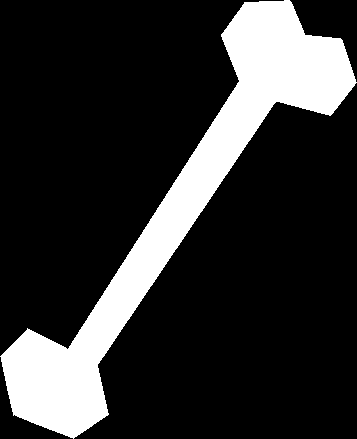
#> input picture database/Bone-6.pgm, 357 x 439 px; its folder holds 4 pictures in this run
$ jupyter execute --allow-errors curvature.ipynb   (shell and % lines are left out)   (older library calls are emulated)
#> lines starting #> are read from the running program, lines starting #| are printed output that depends on the picture; after the words box and inside, x2 and y2 are one past the last pixel; in counts of white or black regions, pixels touching at a corner belong together
[cell 1]
%pylab inline
#> (the rest of this cell did not finish here and is left out)

[cell 2]
import re

from os import walk
from os.path import join

import numpy as np
import matplotlib.pyplot as plt

from skimage.io import imread, imshow, show

# Read classes from file
labels = np.genfromtxt('../classes.csv', delimiter=',', dtype=str)
# because of space after comma we read redundant empty column
labels = np.array([l[0] for l in labels])

data_path = "../database/"
files = list()
for (dirpath, dirnames, filenames) in walk(data_path):
    files = filenames

data_images = list()
data_labels = list()
label_from_name = r"([a-zA-z]+)[-_]\d+.pgm"

# here we load all the images and find their label from filename
for f in files:
    match = re.match(label_from_name, f)
    if match:
        label = match.groups()[0]
        if label in labels:
            data_labels.append(label)
            data_images.append(imread(join(data_path, f), as_grey=True))
    else:
        # if name does not match our regexp or label is not in the list
        # of classes - not read from database
        continue

[cell 3]
"""Set of utils for input image processing."""
import math

import numpy as np

from skimage.filters.rank import median
from skimage.morphology import disk
from skimage.morphology import medial_axis
from skimage.measure import label

from scipy import interpolate

# Dictionary of increments of current pixel coordinates
# for finding a neighborhood with given connectivity
CONNECTIVITY_INC = {
    4: {
        0: (0, -1),
        1: (-1, 0),
        2: (0, 1),
        3: (1, 0)
    },
    8: {
        0: (0, -1),
        1: (-1, -1),
        2: (-1, 0),
        3: (-1, 1),
        4: (0, 1),
        5: (1, 1),
        6: (1, 0),
        7: (1, -1),
    }
}


def pad_image(im, color="b"):
    """Pad the image by one pixel."""
    if color == "b":
        padded_im = np.array(
            [np.concatenate([[0], row, [0]]) for row in im], dtype=np.uint8)
        new_row = np.zeros((1, padded_im.shape[1]), dtype=np.uint8)
        padded_im = np.concatenate([new_row, padded_im, new_row])
    else:
        raise ValueError("Padding is not implemented for thes color")
    return padded_im


def trace_border(im, connectivity=4):
    """Trace border with Moore-Neighbor Tracing."""
    border = list()
    # we pad image by one pixel from all sides
    # padding ensures us not to go out of domain
    padded_im = pad_image(im)

    background_pixel = padded_im[0][0]
    current_pixel = padded_im[0][0]
    start = None

    # find starting pixel
    for i in range(padded_im.shape[0]):
        for j in range(padded_im.shape[1]):
            if padded_im[i][j] != current_pixel:
                start = (i, j)
                border.append((i, j))
                break
        else:
            continue
            # executed if the loop ended normally (no break)
        break

    # iterations of the algo
    current_pixel = start
    direction = 0
    while (True):
        if connectivity == 8:
            i = (direction + 2) % 8
            while i != (direction + 7) % 8:
                next_pixel = (
                    current_pixel[0] + CONNECTIVITY_INC[connectivity][i][0],
                    current_pixel[1] + CONNECTIVITY_INC[connectivity][i][1])
                if padded_im[next_pixel] != background_pixel:
                    current_pixel = next_pixel
                    border.append(current_pixel)
                    direction = (i + 4) % 8
                    break
                i = (i + 1) % 8
        elif connectivity == 4:
            i = (direction + 1) % 4
            while i != (direction + 4) % 8:
                next_pixel = (
                    current_pixel[0] + CONNECTIVITY_INC[connectivity][i][0],
                    current_pixel[1] + CONNECTIVITY_INC[connectivity][i][1])
                if padded_im[next_pixel] != background_pixel:
                    current_pixel = next_pixel
                    border.append(current_pixel)
                    direction = (i + 2) % 4
                    break
                i = (i + 1) % 4
        else:
            raise ValueError("Invalid connectivity specified")
    # stop condition
        if current_pixel == border[0]:
            break
    # remove padding from image (it will influence border coordinates)
    border = [(pixel[0] - 1, pixel[1] - 1) for pixel in border]
    return border


# [26 lines left out: function fill_border, not called in this run]


def fill_foreground(image):
    """."""
    img_labels = label(image)
    label_count = np.bincount(img_labels.ravel())
    background = np.argmax(label_count)
    filled_image = image
    filled_image[img_labels != background] = 255
    return filled_image


# [5 lines left out: function sample_border_points, not called in this run]


def smooth_border(im, disk_size=5):
    """Smooth the border with median filter."""
    new_im = np.array(im)
    new_im = median(new_im, disk(disk_size))
    return new_im


# [5 lines left out: function medial_axis_skeleton, not called in this run]

[cell 4]
def preprocess_image(image):
    """."""
    im = pad_image(image)
    filled_image = fill_foreground(im)
    smoothed_image = smooth_border(filled_image)
    return smoothed_image

# [5 lines left out: function preprocess_image_without_smooth, not called in this run]

[cell 5]
imshow(data_images[2])
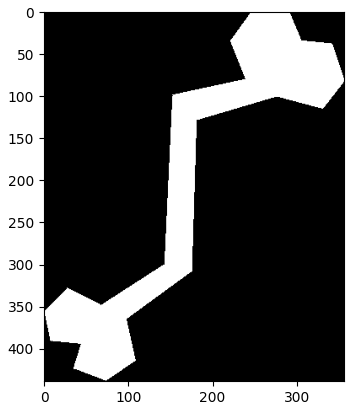
#> figure drawn by matplotlib, 1 panel

[cell 6]
car = data_images[2]
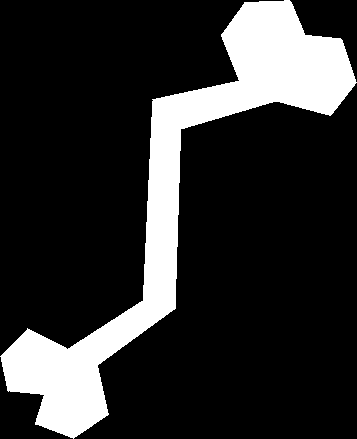
#> car: shape (439, 357); 18.4% white; 1 white region, box (x1, y1, x2, y2) and area: (0, 0, 357, 439) 28768
car_smooth = preprocess_image(car)
#> in pad_image, `padded_im = np.array( [np.concatenate([[0], row, [0]]) for row in im],..`: padded_im: shape (439, 359); 18.3% white; 1 white region, box (x1, y1, x2, y2) and area: (1, 0, 358, 439) 28768
#> in pad_image, `padded_im = np.concatenate([new_row, padded_im, new_row])`:
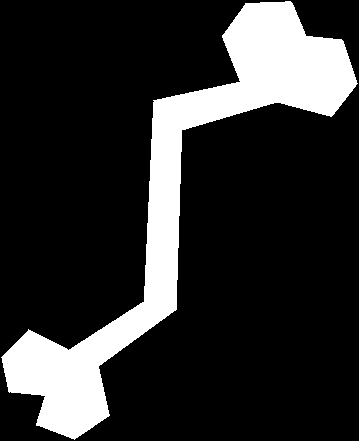
#> padded_im: shape (441, 359); 18.2% white; 1 white region, box (x1, y1, x2, y2) and area: (1, 1, 358, 440) 28768
#> in fill_foreground, `label_count = np.bincount(img_labels.ravel())`: label_count = [129551, 28768]
#> in fill_foreground, `background = np.argmax(label_count)`: background = 0
#> in smooth_border, `new_im = median(new_im, disk(disk_size))`: new_im: shape (441, 359); 18.2% white; 1 white region, box (x1, y1, x2, y2) and area: (0, 0, 359, 441) 28878

[cell 7]
imshow(car_smooth)

[cell 8]
car_border = trace_border(car_smooth)
#> call 2 of pad_image, with color = 'b'
#> in pad_image (call 2), `padded_im = np.array( [np.concatenate([[0], row, [0]]) for row in im],..`: padded_im: shape (441, 361); 18.1% white; 1 white region, box (x1, y1, x2, y2) and area: (1, 0, 360, 441) 28878
#> in pad_image (call 2), `padded_im = np.concatenate([new_row, padded_im, new_row])`:
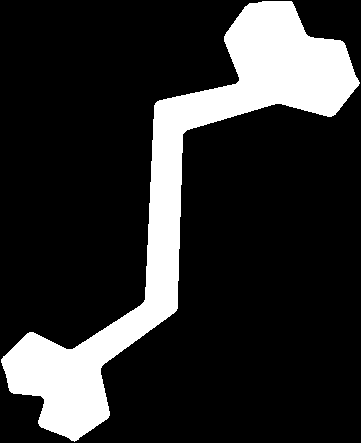
#> padded_im: shape (443, 361); 18.1% white; 1 white region, box (x1, y1, x2, y2) and area: (1, 1, 360, 442) 28878
#> after the loop in trace_border, `while (True):`: border = 1717 pairs, first value 1 to 441, second value 1 to 359
#> in trace_border, `border = [(pixel[0] - 1, pixel[1] - 1) for pixel in border]`: border = 1717 pairs, first value 0 to 440, second value 0 to 358

width = 12
height = 12
fig, ax = plt.subplots()
ax.imshow(car_smooth, cmap=plt.cm.gray)
ax.plot([b[1] for b in car_border], [b[0] for b in car_border], color="r", linewidth=5)
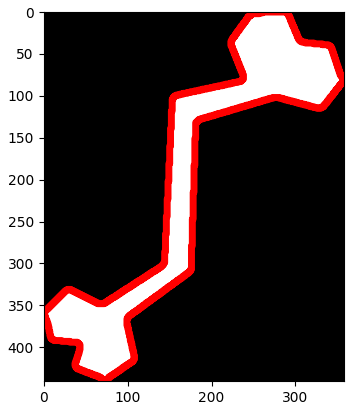
#> figure drawn by matplotlib, 1 panel

[cell 9]
from scipy.interpolate import UnivariateSpline

def curvature_splines(x, y=None, error=0.1):
    """Calculate the signed curvature of a 2D curve at each point
    using interpolating splines.
    Parameters
    ----------
    x,y: numpy.array(dtype=float) shape (n_points, )
         or
         y=None and
         x is a numpy.array(dtype=complex) shape (n_points, )
         In the second case the curve is represented as a np.array
         of complex numbers.
    error : float
        The admisible error when interpolating the splines
    Returns
    -------
    curvature: numpy.array shape (n_points, )
    Note: This is 2-3x slower (1.8 ms for 2000 points) than `curvature_gradient`
    but more accurate, especially at the borders.
    """

    # handle list of complex case
    if y is None:
        x, y = x.real, x.imag

    t = np.arange(x.shape[0])
    std = error * np.ones_like(x)

    fx = UnivariateSpline(t, x, k=4, w=1 / np.sqrt(std))
    fy = UnivariateSpline(t, y, k=4, w=1 / np.sqrt(std))

    xˈ = fx.derivative(1)(t)
    xˈˈ = fx.derivative(2)(t)
    yˈ = fy.derivative(1)(t)
    yˈˈ = fy.derivative(2)(t)
    curvature = (xˈ* yˈˈ - yˈ* xˈˈ) / np.power(xˈ** 2 + yˈ** 2, 3 / 2)
    return curvature

[cell 10]
x_car = np.array([x for (x,y) in car_border])
y_car = np.array([y for (x,y) in car_border])

[cell 11]
car_curvature = curvature_splines(x_car, y_car)

[cell 12]
car_curvature

[cell 13]
from sklearn.preprocessing import normalize

#> (the rest of this cell did not finish here and is left out)

#> (a cell that did not finish here is left out)

[cell 15]
pos_car_curv = []
#> (the rest of this cell did not finish here and is left out)

[cell 16]
pos_car_curv

[cell 17]
colors = [(curv, 0.1, 0.1) for curv in pos_car_curv]

[cell 18]
width = 12
height = 12
fig, ax = plt.subplots()
ax.imshow(car_smooth, cmap=plt.cm.gray)

ax.scatter([b[1] for b in car_border], [b[0] for b in car_border], c=colors, s=50, marker=',')
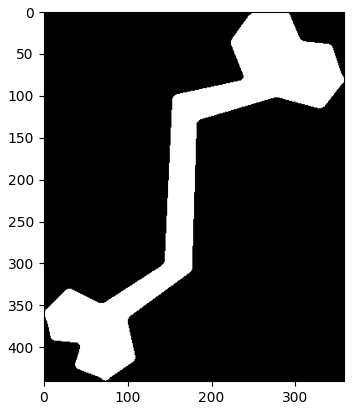
#> figure drawn by matplotlib, 1 panel

#> (a cell that did not finish here is left out)

#> (a cell that did not finish here is left out)

[cell 21]
new_im = preprocess_image(data_images[0])
#> call 3 of pad_image, with color = 'b'
#> in pad_image (call 3), `padded_im = np.array( [np.concatenate([[0], row, [0]]) for row in im],..`:
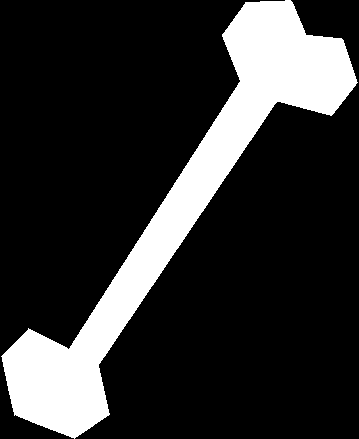
#> padded_im: shape (439, 359); 19% white; 1 white region, box (x1, y1, x2, y2) and area: (1, 0, 358, 439) 30003
#> in pad_image (call 3), `padded_im = np.concatenate([new_row, padded_im, new_row])`:
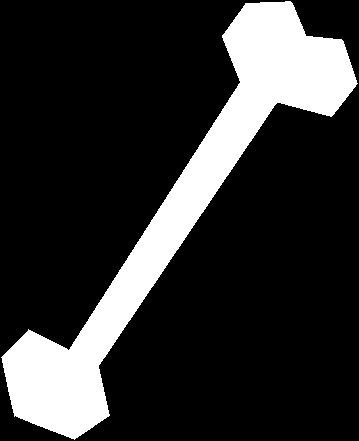
#> padded_im: shape (441, 359); 19% white; 1 white region, box (x1, y1, x2, y2) and area: (1, 1, 358, 440) 30003
#> in preprocess_image (call 2), `im = pad_image(image)`: image: shape (439, 357); 19.1% white; 1 white region, box (x1, y1, x2, y2) and area: (0, 0, 357, 439) 30003
#> call 2 of smooth_border, with disk_size = 5
#> in smooth_border (call 2), `new_im = median(new_im, disk(disk_size))`:
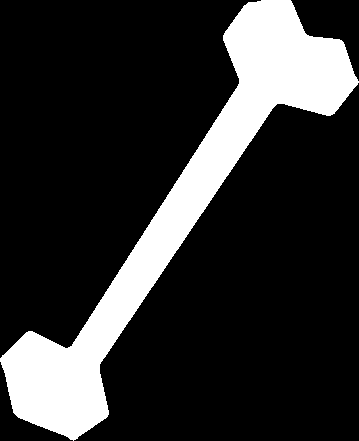
#> new_im: shape (441, 359); 19% white; 1 white region, box (x1, y1, x2, y2) and area: (0, 0, 359, 441) 30111
new_im[new_im > 0] = 1
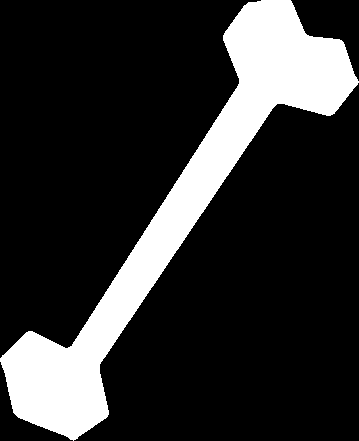
#> new_im: shape (441, 359); values 0 (black) and 1 (white), 19% white; 1 white region, box (x1, y1, x2, y2) and area: (0, 0, 359, 441) 30111
